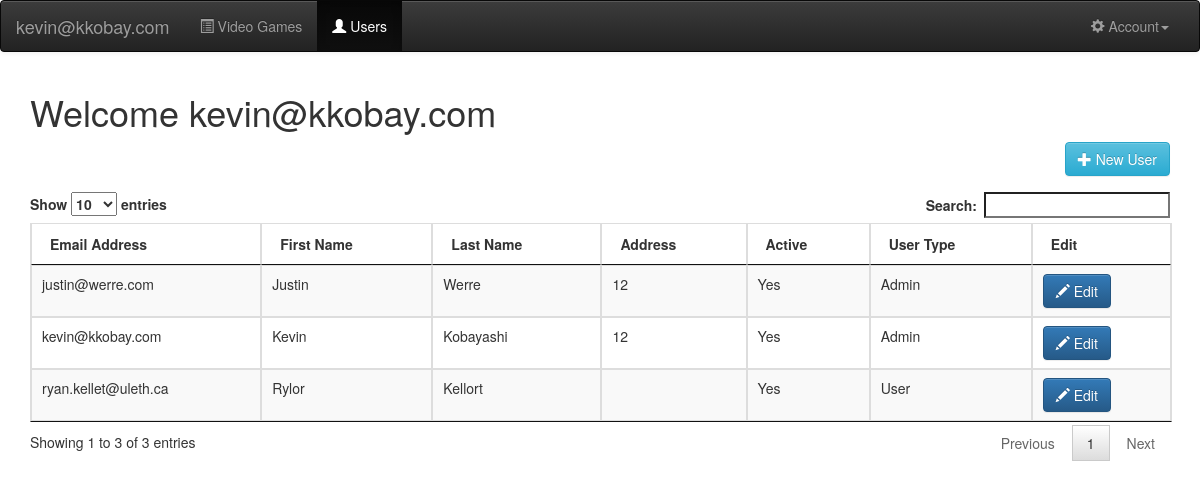
Page /php/adminLanding.php (signed in) on the earlier database version.
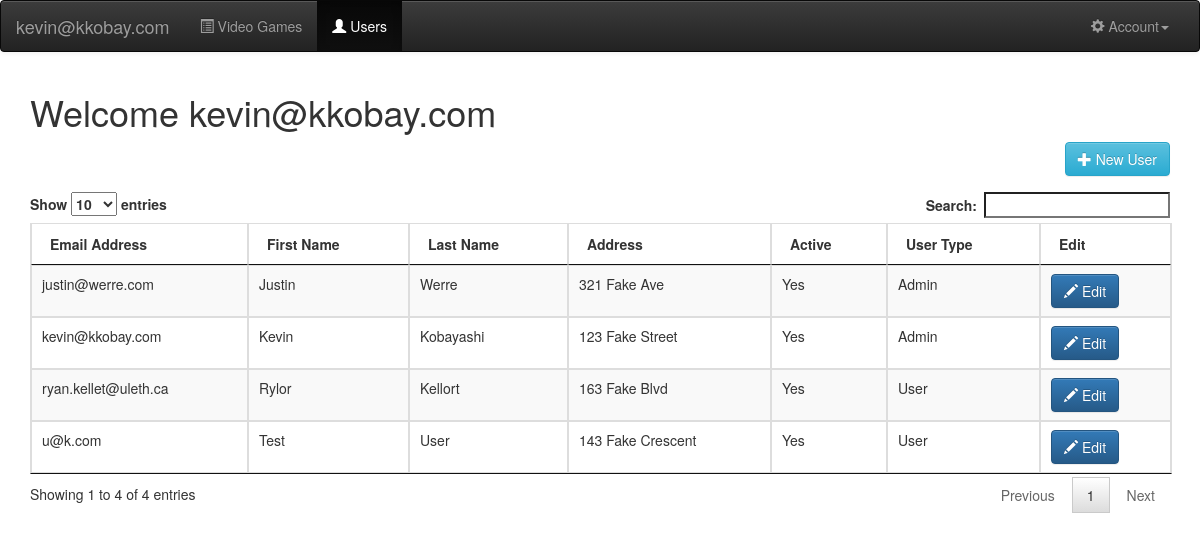
Same page on the later database version.
### tables this page shows
CREATE TABLE CUSTOMERS (
  `cID` int(11) NOT NULL AUTO_INCREMENT,
  `cEmail` varchar(30) NOT NULL DEFAULT '',
  `cPassword` varchar(15) NOT NULL DEFAULT '',
  `cAddress` varchar(40) NOT NULL DEFAULT '',
  `cfName` varchar(15) NOT NULL DEFAULT '',
  `clName` varchar(20) NOT NULL DEFAULT '',
  `cUserType` tinyint(1) NOT NULL,
  `cActive` tinyint(1) DEFAULT '1',
  PRIMARY KEY (`cID`),
  UNIQUE KEY `cEmail` (`cEmail`)
);

### public/php/adminLanding.php (the view, shortened to what this page needs)
<?php
  include "databaseConnect.php";
  if (isset($_SESSION["email"])) {
    $myEmail = $_SESSION["email"];
  }
?>
<!DOCTYPE html>
<html lang="en"><head><meta http-equiv="Content-Type" content="text/html; charset=UTF-8">
<link rel="stylesheet" type="text/css" href="../css/bootstrap.css">
<link rel="stylesheet" type="text/css" href="../css/index.css">
<link rel="stylesheet" type="text/css" href="../css/jquery.dataTables.css">
<link rel="stylesheet" type="text/css" href="../css/bootstrap-theme.css">
 </head>
    <body>
          <nav class="navbar navbar-inverse navbar-default">
          <div class="container-fluid">
            <div class="navbar-header">
              <a class="navbar-brand" href="#"><?echo $myEmail; ?></a>
            </div>
            <div class="collapse navbar-collapse" id="bs-example-navbar-collapse-1">
              <ul class="nav navbar-nav">
                <li><a href="listGames.php"><span class="glyphicon glyphicon-list-alt" aria-hidden="true"></span> Video Games</a></li>
                <li class="active"><span class="sr-only">(current)</span><a href="adminLanding.php"><span class="glyphicon glyphicon-user" aria-hidden="true"></span> Users</a></li>
              </ul>
              <ul class="nav navbar-nav navbar-right">
                <li class="dropdown">
                  <a href="#" class="dropdown-toggle" data-toggle="dropdown" role="button" aria-expanded="false"><span class="glyphicon glyphicon-cog" aria-hidden="true"></span> Account<span class="caret"></span></a>
                </li>
              </ul>
            </div>
          </div>
          </nav>
<div class="container">
      <h1 class="header">Welcome <?echo $myEmail; ?></h1>
      <a class="btn btn-info pull-right" href="addUsers.php" role="button"><span class="glyphicon glyphicon-plus" aria-hidden="true"></span> New User</a>
      <?php
          $query = "SELECT * FROM CUSTOMERS";
          $result = mysqli_query($con, $query);
          echo "<div class=\"padder-top\">
                <table id=\"listAll\" class=\"table table-bordered table-striped\" cellspacing=\"0\" width=\"100%\">
                <thead>
                <tr><th>Email Address</th>
                <th>First Name</th>
                <th>Last Name</th>
                <th>Address</th>
                <th>Active </th>
                <th>User Type</th>
                <th>Edit</th>
                </tr>
                </thead>
                <tbody>";
          while($row = mysqli_fetch_array($result)){
            echo "<tr><td>" .  $row['cEmail'].
                 "</td><td>".  $row['cfName'].
                 "</td><td>".  $row['clName'].
                 "</td><td>".  $row['cAddress'].
                 "</td><td>";
                 if ($row['cActive'] == 1) echo "Yes";
                    else echo "<b>No</b>";
                 echo "</td><td>";
                 if($row['cUserType']=="1") echo "Admin";
                 else if ($row['cUserType']=="0") echo "User";
            echo "</td><td> <a class=\"btn btn-primary\" href=\"editUsers.php?cID={$row['cID']}\" role=\"button\"><span class=\"glyphicon glyphicon-pencil\" aria-hidden=\"true\"></span> Edit</a>";
            echo "</td></tr>";
          }
          echo "</tbody>
                </table>
                </div>";
      ?>
</div>
    </body>
    </html>

### public/css/index.css (style rules this page uses)
.padder-top { padding-top:50px; }

Differences in the rows shown:
changed customers "kevin@kkobay.com": cAddress "12" → "123 Fake Street"
changed customers "justin@werre.com": cAddress "12" → "321 Fake Ave"
changed customers "ryan.kellet@uleth.ca": cAddress (not shown) → "163 Fake Blvd"
added customers: cEmail "u@k.com", cfName "Test", clName "User", cAddress "143 Fake Crescent", cActive "Yes", cUserType "User"
Other differences:
text written by a page script: "Show entries Search: Showing 1 to 3 of 3 entries Previous 1 Next" → "Show entries Search: Showing 1 to 4 of 4 entries Previous 1 Next"
